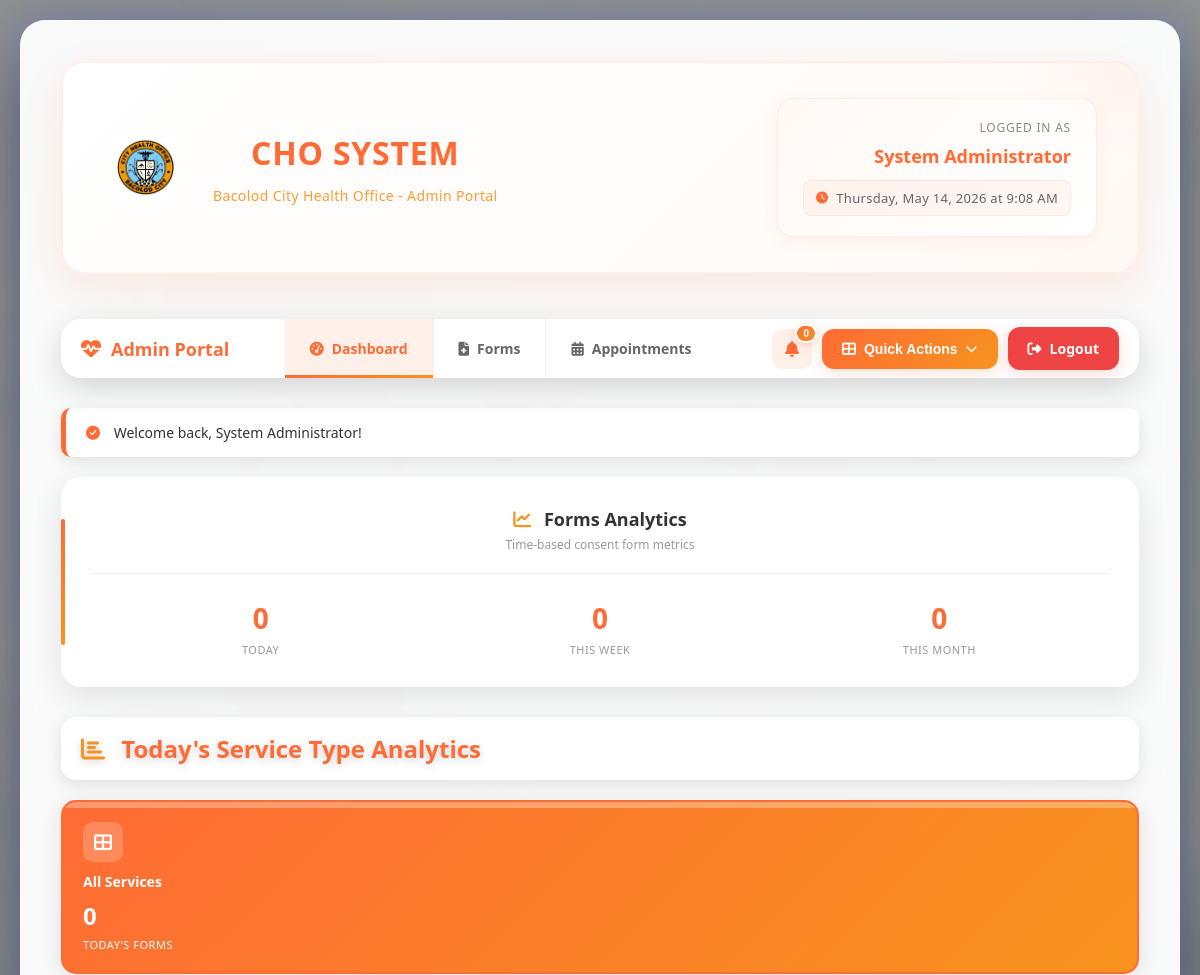
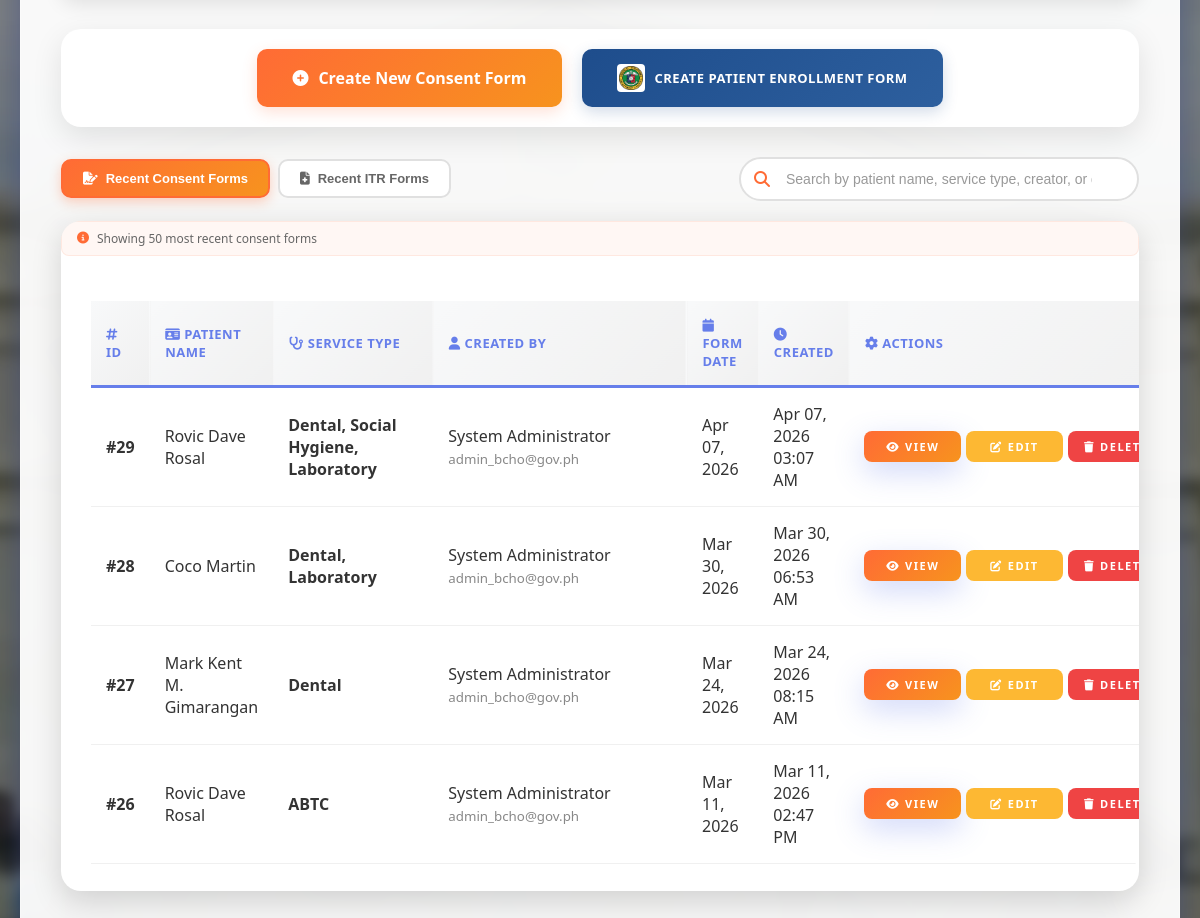
/admin_dashboard.php (signed in), run on the app's committed database (2 pictures, top to bottom).
### tables this page shows
CREATE TABLE `consent_forms` (
  `id` int(11) NOT NULL,
  `user_id` int(11) NOT NULL,
  `patient_name` varchar(255) NOT NULL,
  `patient_photo` varchar(255) NOT NULL,
  `service_type` varchar(100) NOT NULL,
  `signature_data` text DEFAULT NULL,
  `form_date` date NOT NULL,
  `created_at` timestamp NOT NULL DEFAULT current_timestamp(),
  `date_of_birth` date DEFAULT NULL,
  `age` int(11) DEFAULT NULL,
  `sex` varchar(10) DEFAULT NULL
);

CREATE TABLE `users` (
  `id` int(11) NOT NULL,
  `full_name` varchar(255) NOT NULL,
  `email` varchar(255) NOT NULL,
  `contact_number` varchar(20) NOT NULL,
  `password` varchar(255) NOT NULL,
  `role` enum('admin','user') DEFAULT 'user',
  `created_at` timestamp NOT NULL DEFAULT current_timestamp(),
  `updated_at` timestamp NOT NULL DEFAULT current_timestamp() ON UPDATE current_timestamp(),
  `date_of_birth` date DEFAULT NULL,
  `age` int(11) DEFAULT NULL,
  `sex` varchar(10) DEFAULT NULL
);

### config/helpers.php (called while the page is built, shortened)
<?php
function getFlashMessage() {
    if (isset($_SESSION['flash'])) {
        $flash = $_SESSION['flash'];
        return $flash;
    }
    return null;
}
?>

### models/DashboardModel.php (called while the page is built, shortened)
<?php
class DashboardModel {
    private $conn;
    public function __construct($dbConnection) {
        $this->conn = $dbConnection;
    }
public function getOverviewStats() {
        $stats = [
            'total_forms' => 0,
            'forms_today' => 0,
            'forms_week'  => 0,
            'forms_month' => 0
        ];
        $res1 = $this->conn->query("SELECT COUNT(*) as total FROM consent_forms");
        if ($res1) $stats['total_forms'] = $res1->fetch_assoc()['total'];
        $res2 = $this->conn->query("SELECT COUNT(*) as total FROM consent_forms WHERE DATE(created_at) = CURDATE()");
        if ($res2) $stats['forms_today'] = $res2->fetch_assoc()['total'];
        $res3 = $this->conn->query("SELECT COUNT(*) as total FROM consent_forms WHERE YEARWEEK(created_at) = YEARWEEK(CURDATE())");
        if ($res3) $stats['forms_week'] = $res3->fetch_assoc()['total'];
        $res4 = $this->conn->query("SELECT COUNT(*) as total FROM consent_forms WHERE YEAR(created_at) = YEAR(CURDATE()) AND MONTH(created_at) = MONTH(CURDATE())");
        if ($res4) $stats['forms_month'] = $res4->fetch_assoc()['total'];
        return $stats;
    }
    public function getRecentConsentForms($limit = 50) {
        $stmt = $this->conn->prepare("SELECT cf.*, u.full_name as creator_name, u.email as creator_email
                                      FROM consent_forms cf
                                      JOIN users u ON cf.user_id = u.id
                                      ORDER BY cf.created_at DESC LIMIT ?");
        $stmt->bind_param("i", $limit);
        $stmt->execute();
        $result = $stmt->get_result();
        return $result;
    }
    public function getTodayServiceAnalytics(&$total_forms) {
        $service_counts = [];
        $total_forms = 0;
        arsort($service_counts);
        return $service_counts;
    }
}
?>

### admin_dashboard.php (the view, shortened to what this page needs)
<?php
require_once 'config/helpers.php';
require_once 'config/database.php';
require_once 'models/DashboardModel.php';
$conn = getDBConnection();
$dashboardModel = new DashboardModel($conn);
$stats = $dashboardModel->getOverviewStats();
$recent_forms = $dashboardModel->getRecentConsentForms();
$total_forms = 0;
?>
<!DOCTYPE html>
<html lang="en">
<head>
    <link rel="stylesheet" href="style.css">
    <link rel="stylesheet" href="assets/css/admin_dashboard.css">
    <link rel="stylesheet" href="https://cdnjs.cloudflare.com/ajax/libs/font-awesome/6.4.0/css/all.min.css">
</head>
<body>
    <div class="container">
        <div class="header">
            <div class="header-left">
                <div class="logo-box">
                    <img src="images/bcd.jpg" alt="CHO Logo">
                </div>
                <div class="header-title">
                    <h2>CHO SYSTEM</h2>
                    <p>Bacolod City Health Office - Admin Portal</p>
                </div>
            </div>
            <div class="header-right">
                <p>Logged in as</p>
                <strong><?php echo htmlspecialchars($_SESSION['full_name']); ?></strong>
                <div class="live-datetime" id="liveDateTime">
                    <i class="fas fa-clock"></i>
                    <span id="dateTimeDisplay">Loading...</span>
                </div>
            </div>
        </div>
        <nav class="modern-navbar">
            <div class="navbar-left">
                <div class="nav-brand">
                    <i class="fas fa-heartbeat"></i>
                    <span>Admin Portal</span>
                </div>
            </div>
            <div class="navbar-center">
                <div class="nav-links">
                    <a href="#" class="nav-link active">
                        <i class="fas fa-tachometer-alt"></i>
                        <span>Dashboard</span>
                    </a>
                    <a href="all_forms.php" class="nav-link">
                        <i class="fas fa-file-medical"></i>
                        <span>Forms</span>
                    </a>
                    <a href="../cho-apt-public/manage_appointments.php" class="nav-link">
                        <i class="fas fa-calendar-alt"></i>
                        <span>Appointments</span>
                    </a>
                                    </div>
            </div>
            <div class="navbar-right">
                <div class="nav-actions">
                    <div class="notification-dropdown">
                        <button class="notification-toggle" id="notificationDropdown">
                            <i class="fas fa-bell"></i>
                            <span class="notification-badge" id="notificationBadge">0</span>
                        </button>
                    </div>
                    <div class="action-dropdown">
                        <button class="dropdown-toggle" id="quickActionsDropdown">
                            <i class="fas fa-th-large"></i>
                            <span>Quick Actions</span>
                            <i class="fas fa-chevron-down"></i>
                        </button>
                    </div>
                    <a href="logout.php" class="logout-btn">
                        <i class="fas fa-sign-out-alt"></i>
                        <span>Logout</span>
                    </a>
                </div>
            </div>
        </nav>
        <?php $flash = getFlashMessage(); ?>
        <?php if ($flash): ?>
            <div class="alert">
                <i class="fas fa-<?php echo $flash['type'] === 'success' ? 'check-circle' : 'exclamation-circle'; ?>"></i>
                <?php echo $flash['message']; ?>
            </div>
        <?php endif; ?>
        <div class="stats-grid">
            <div class="analytics-card">
                <div class="analytics-header">
                    <h3><i class="fas fa-chart-line"></i> Forms Analytics</h3>
                    <p>Time-based consent form metrics</p>
                </div>
                <div class="analytics-metrics">
                    <div class="metric-item">
                        <span class="metric-value"><?php echo $stats['forms_today']; ?></span>
                        <p class="metric-label">Today</p>
                    </div>
                    <div class="metric-item">
                        <span class="metric-value"><?php echo $stats['forms_week']; ?></span>
                        <p class="metric-label">This Week</p>
                    </div>
                    <div class="metric-item">
                        <span class="metric-value"><?php echo $stats['forms_month']; ?></span>
                        <p class="metric-label">This Month</p>
                    </div>
                </div>
            </div>
        </div>
        <div class="service-analytics">
            <h3 class="section-title"><i class="fas fa-chart-bar"></i> Today's Service Type Analytics</h3>
            <div class="service-cards-container">
                <div class="service-card all-services active" data-service="all">
                    <div class="service-icon">
                        <i class="fas fa-th-large"></i>
                    </div>
                    <div class="service-name">All Services</div>
                    <div class="service-count"><?php echo $total_forms; ?></div>
                    <div class="service-label">Today's Forms</div>
                </div>
            </div>
        </div>
        <div class="cta-section">
            <a href="create_consent_form.php" class="btn-create">
                <i class="fas fa-plus-circle"></i> Create New Consent Form
            </a>
            <a href="create_patient_enrollment.php" class="btn-create patient-enrollment-btn">
                <img src="images/doh.png" alt="DOH Logo" class="btn-logo"> CREATE PATIENT ENROLLMENT FORM
            </a>
        </div>
        <div class="forms-header">
            <div class="forms-tabs">
                <button class="forms-tab active" id="tab-consent" onclick="switchTab('consent')">
                    <i class="fas fa-file-signature"></i> Recent Consent Forms
                </button>
                <button class="forms-tab" id="tab-itr" onclick="switchTab('itr')">
                    <i class="fas fa-file-medical"></i> Recent ITR Forms
                </button>
            </div>
            <div class="search-container">
                <div class="search-box">
                    <i class="fas fa-search"></i>
                    <input type="text" id="globalSearch" placeholder="Search by patient name, service type, creator, or date...">
                </div>
            </div>
        </div>
        <div class="table-card" id="table-consent">
            <div class="pagination-info" id="paginationInfo">
                <i class="fas fa-info-circle"></i>
                <span id="paginationText">Showing 50 most recent consent forms</span>
            </div>
            <div class="table-container">
                <table>
                <thead>
                    <tr>
                        <th><i class="fas fa-hashtag"></i> ID</th>
                        <th><i class="fas fa-id-card"></i> Patient Name</th>
                        <th><i class="fas fa-stethoscope"></i> Service Type</th>
                        <th><i class="fas fa-user"></i> Created By</th>
                        <th><i class="fas fa-calendar"></i> Form Date</th>
                        <th><i class="fas fa-clock"></i> Created</th>
                        <th><i class="fas fa-cog"></i> Actions</th>
                    </tr>
                </thead>
                <tbody id="formsTableBody">
                    <?php if ($recent_forms->num_rows > 0): ?>
                        <?php $form_index = 0; ?>
                        <?php while ($form = $recent_forms->fetch_assoc()): $form_index++; ?>
                            <tr data-searchable="true" data-index="<?php echo $form_index; ?>">
                                <td><strong>#<?php echo $form['id']; ?></strong></td>
                                <td class="patient-name"><?php echo htmlspecialchars($form['patient_name']); ?></td>
                                <td class="service-type"><strong><?php echo htmlspecialchars($form['service_type']); ?></strong></td>
                                <td class="creator-info">
                                    <span class="creator-name"><?php echo htmlspecialchars($form['creator_name']); ?></span><br>
                                    <small class="creator-email" style="color: #888;"><?php echo htmlspecialchars($form['creator_email']); ?></small>
                                </td>
                                <td class="form-date"><?php echo date('M d, Y', strtotime($form['form_date'])); ?></td>
                                <td class="created-date"><?php echo date('M d, Y h:i A', strtotime($form['created_at'])); ?></td>
                                <td>
                                    <div class="action-buttons">
                                        <a href="view_form.php?id=<?php echo $form['id']; ?>" class="btn btn-primary">
                                            <i class="fas fa-eye"></i> View
                                        </a>
                                        <a href="#" class="btn btn-warning" onclick="editForm(<?php echo $form['id']; ?>)">
                                            <i class="fas fa-edit"></i> Edit
                                        </a>
                                        <a href="#" class="btn btn-danger" onclick="deleteForm(<?php echo $form['id']; ?>)">
                                            <i class="fas fa-trash"></i> Delete
                                        </a>
                                    </div>
                                </td>
                            </tr>
                        <?php endwhile; ?>
                    <?php endif; ?>
                </tbody>
            </table>
        </div>
        </div>
            </div>
</body>
</html>

### style.css (style rules this page uses)
* { margin: 0; padding: 0; box-sizing: border-box; }
:root { --primary-gradient: linear-gradient(135deg, #667eea 0%, #764ba2 100%); --secondary-gradient: linear-gradient(135deg, #f093fb 0%, #f5576c 100%); --success-gradient: linear-gradient(135deg, #11998e 0%, #38ef7d 100%); --danger-gradient: linear-gradient(135deg, #eb3349 0%, #f45c43 100%); --glow-primary: 0 0 30px rgba(102, 126, 234, 0.4); --glow-secondary: 0 0 30px rgba(245, 87, 108, 0.4); --glow-success: 0 0 30px rgba(17, 153, 142, 0.4); }
body { font-family: 'Segoe UI', Tahoma, Geneva, Verdana, sans-serif; background: linear-gradient(-45deg, #1a1a2e, #16213e, #0f3460, #533483); background-size: 400% 400%; animation: gradientShift 15s ease infinite; min-height: 100vh; display: flex; justify-content: center; align-items: center; padding: 20px; color: #333; }
.container { background: rgba(255, 255, 255, 0.95); backdrop-filter: blur(10px); border-radius: 25px; border: 1px solid rgba(255, 255, 255, 0.3); box-shadow: 0 30px 80px rgba(0, 0, 0, 0.4), var(--glow-primary); padding: 40px; width: 100%; max-width: 500px; transition: all 0.3s ease; }
h2 { color: #667eea; text-align: center; margin-bottom: 30px; font-size: 24px; font-weight: 700; }
h3 { color: #667eea; }
input[type="text"], input[type="email"], input[type="password"], input[type="tel"], input[type="date"], select { width: 100%; padding: 14px 16px; border: 2px solid #e8e8e8; border-radius: 12px; font-size: 15px; transition: all 0.3s ease; background: rgba(255, 255, 255, 0.8); font-weight: 500; }
.btn { width: 100%; padding: 15px 20px; border: none; border-radius: 12px; font-size: 16px; font-weight: 700; cursor: pointer; transition: all 0.3s ease; text-transform: uppercase; letter-spacing: 1.5px; display: inline-flex; align-items: center; justify-content: center; gap: 8px; position: relative; overflow: hidden; }
.btn::before { content: ''; position: absolute; top: 0; left: -100%; width: 100%; height: 100%; background: rgba(255, 255, 255, 0.2); transition: left 0.3s ease; z-index: 0; }
.btn-primary { background: var(--primary-gradient); color: white; box-shadow: 0 10px 30px rgba(102, 126, 234, 0.3); }
.btn-danger { background: var(--danger-gradient); color: white; }
.alert { padding: 16px 18px; border-radius: 12px; margin-bottom: 20px; font-size: 14px; font-weight: 500; border-left: 4px solid; animation: slideInDown 0.3s ease; }
.table-container { overflow-x: auto; padding: 30px; background: rgba(255, 255, 255, 0.5); border-radius: 18px; margin-bottom: 20px; }
table { width: 100%; border-collapse: collapse; }
th, td { padding: 16px 12px; text-align: left; border-bottom: 2px solid #e8e8e8; transition: all 0.3s ease; }
th { background: linear-gradient(135deg, #f8f9fa 0%, #f0f0f0 100%); font-weight: 700; color: #667eea; text-transform: uppercase; font-size: 12px; letter-spacing: 0.5px; border-bottom: 3px solid #667eea; }
tr { transition: all 0.3s ease; }

### data on the page
consent_forms: id "29", patient_name "Rovic Dave Rosal", service_type "Dental, Social Hygiene, Laboratory", user.full_name "System Administrator", user.email "admin_bcho@gov.ph", form_date "Apr 07, 2026", created_at "Apr 07, 2026 03:07 AM"
consent_forms: id "28", patient_name "Coco Martin", service_type "Dental, Laboratory", user.full_name "System Administrator", user.email "admin_bcho@gov.ph", form_date "Mar 30, 2026", created_at "Mar 30, 2026 06:53 AM"
consent_forms: id "27", patient_name "Mark Kent M. Gimarangan", service_type "Dental", user.full_name "System Administrator", user.email "admin_bcho@gov.ph", form_date "Mar 24, 2026", created_at "Mar 24, 2026 08:15 AM"
consent_forms: id "26", patient_name "Rovic Dave Rosal", service_type "ABTC", user.full_name "System Administrator", user.email "admin_bcho@gov.ph", form_date "Mar 11, 2026", created_at "Mar 11, 2026 02:47 PM"

### other printed values
$_SESSION['full_name'] "System Administrator"
$flash['message'] "Welcome back, System Administrator!"
$stats['forms_today'] "0"
$stats['forms_week'] "0"
$stats['forms_month'] "0"
$total_forms "0"
